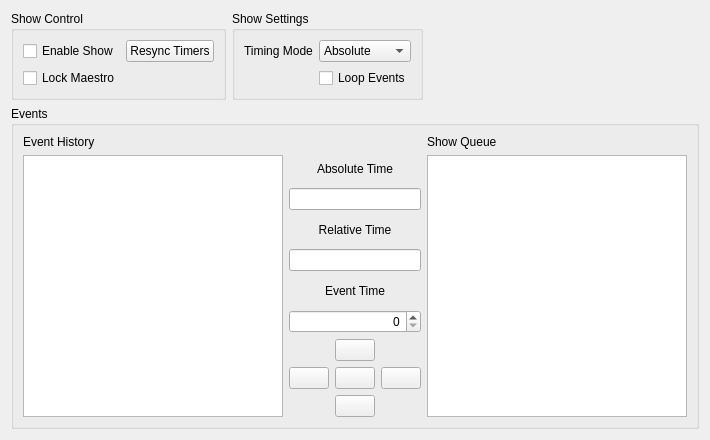
         <widget class="QWidget" name="showScrollAreaWidgetContents">
          <property name="geometry">
           <rect>
            <x>0</x>
            <y>0</y>
            <width>710</width>
            <height>440</height>
           </rect>
          </property>
          <property name="sizePolicy">
           <sizepolicy hsizetype="Minimum" vsizetype="Minimum">
            <horstretch>0</horstretch>
            <verstretch>0</verstretch>
           </sizepolicy>
          </property>
          <layout class="QGridLayout" name="gridLayout_5">
           <item row="2" column="0" colspan="5">
            <widget class="QGroupBox" name="eventGroupBox">
             <property name="title">
              <string>Events</string>
             </property>
             <layout class="QGridLayout" name="gridLayout_17">
              <item row="1" column="1">
               <layout class="QVBoxLayout" name="eventAddRemoveLayout">
                <property name="sizeConstraint">
                 <enum>QLayout::SetMinimumSize</enum>
                </property>
                <item>
                 <widget class="QLabel" name="currentTimeLabel">
                  <property name="sizePolicy">
                   <sizepolicy hsizetype="Minimum" vsizetype="Preferred">
                    <horstretch>0</horstretch>
                    <verstretch>0</verstretch>
                   </sizepolicy>
                  </property>
                  <property name="text">
                   <string>Absolute Time</string>
                  </property>
                  <property name="alignment">
                   <set>Qt::AlignCenter</set>
                  </property>
                 </widget>
                </item>
                <item>
                 <widget class="QLineEdit" name="currentTimeLineEdit">
                  <property name="sizePolicy">
                   <sizepolicy hsizetype="Minimum" vsizetype="Fixed">
                    <horstretch>0</horstretch>
                    <verstretch>0</verstretch>
                   </sizepolicy>
                  </property>
                  <property name="toolTip">
                   <string>The Maestro's total runtime</string>
                  </property>
                  <property name="alignment">
                   <set>Qt::AlignRight|Qt::AlignTrailing|Qt::AlignVCenter</set>
                  </property>
                  <property name="readOnly">
                   <bool>true</bool>
                  </property>
                 </widget>
                </item>
                <item>
                 <widget class="QLabel" name="relativeTimeLabel">
                  <property name="sizePolicy">
                   <sizepolicy hsizetype="Minimum" vsizetype="Preferred">
                    <horstretch>0</horstretch>
                    <verstretch>0</verstretch>
                   </sizepolicy>
                  </property>
                  <property name="toolTip">
                   <string/>
                  </property>
                  <property name="text">
                   <string>Relative Time</string>
                  </property>
                  <property name="alignment">
                   <set>Qt::AlignCenter</set>
                  </property>
                 </widget>
                </item>
                <item>
                 <widget class="QLineEdit" name="relativeTimeLineEdit">
                  <property name="sizePolicy">
                   <sizepolicy hsizetype="Minimum" vsizetype="Fixed">
                    <horstretch>0</horstretch>
                    <verstretch>0</verstretch>
                   </sizepolicy>
                  </property>
                  <property name="toolTip">
                   <string>The amount of time since the last event</string>
                  </property>
                  <property name="alignment">
                   <set>Qt::AlignRight|Qt::AlignTrailing|Qt::AlignVCenter</set>
                  </property>
                  <property name="readOnly">
                   <bool>true</bool>
                  </property>
                 </widget>
                </item>
                <item>
                 <widget class="QLabel" name="eventTimeLabel">
                  <property name="sizePolicy">
                   <sizepolicy hsizetype="Minimum" vsizetype="Preferred">
                    <horstretch>0</horstretch>
                    <verstretch>0</verstretch>
                   </sizepolicy>
                  </property>
                  <property name="text">
                   <string>Event Time</string>
                  </property>
                  <property name="alignment">
                   <set>Qt::AlignCenter</set>
                  </property>
                 </widget>
                </item>
                <item>
                 <widget class="QSpinBox" name="eventTimeSpinBox">
                  <property name="sizePolicy">
                   <sizepolicy hsizetype="Minimum" vsizetype="Fixed">
                    <horstretch>0</horstretch>
                    <verstretch>0</verstretch>
                   </sizepolicy>
                  </property>
                  <property name="toolTip">
                   <string>The time that the Event will run</string>
                  </property>
                  <property name="alignment">
                   <set>Qt::AlignRight|Qt::AlignTrailing|Qt::AlignVCenter</set>
                  </property>
                  <property name="maximum">
                   <number>100000000</number>
                  </property>
                  <property name="singleStep">
                   <number>10</number>
                  </property>
                 </widget>
                </item>
                <item>
                 <layout class="QGridLayout" name="eventEditGridLayout">
                  <item row="1" column="2">
                   <widget class="QPushButton" name="addEventButton">
                    <property name="sizePolicy">
                     <sizepolicy hsizetype="Minimum" vsizetype="Fixed">
                      <horstretch>0</horstretch>
                      <verstretch>0</verstretch>
                     </sizepolicy>
                    </property>
                    <property name="toolTip">
                     <string>Adds the selected Event(s) to the Event List</string>
                    </property>
                    <property name="text">
                     <string/>
                    </property>
                    <property name="icon">
                     <iconset resource="../resources/images/images.qrc">
                      <normaloff>:/icon_next.png</normaloff>:/icon_next.png</iconset>
                    </property>
                   </widget>
                  </item>
                  <item row="1" column="0">
                   <widget class="QPushButton" name="removeEventButton">
                    <property name="sizePolicy">
                     <sizepolicy hsizetype="Minimum" vsizetype="Fixed">
                      <horstretch>0</horstretch>
                      <verstretch>0</verstretch>
                     </sizepolicy>
                    </property>
                    <property name="toolTip">
                     <string>Removes the selected Event(s) from the Event List</string>
                    </property>
                    <property name="text">
                     <string/>
                    </property>
                    <property name="icon">
                     <iconset resource="../resources/images/images.qrc">
                      <normaloff>:/icon_back.png</normaloff>:/icon_back.png</iconset>
                    </property>
                   </widget>
                  </item>
                  <item row="0" column="1">
                   <widget class="QPushButton" name="moveEventUpButton">
                    <property name="text">
                     <string/>
                    </property>
                    <property name="icon">
                     <iconset resource="../resources/images/images.qrc">
                      <normaloff>:/icon_up.png</normaloff>:/icon_up.png</iconset>
                    </property>
                   </widget>
                  </item>
                  <item row="2" column="1">
                   <widget class="QPushButton" name="moveEventDownButton">
                    <property name="text">
                     <string/>
                    </property>
                    <property name="icon">
                     <iconset resource="../resources/images/images.qrc">
                      <normaloff>:/icon_down.png</normaloff>:/icon_down.png</iconset>
                    </property>
                   </widget>
                  </item>
                  <item row="1" column="1">
                   <widget class="QPushButton" name="showPauseButton">
                    <property name="text">
                     <string/>
                    </property>
                    <property name="icon">
                     <iconset resource="../resources/images/images.qrc">
                      <normaloff>:/icon_pause.png</normaloff>
                      <normalon>:/icon_play.png</normalon>:/icon_pause.png</iconset>
                    </property>
                    <property name="checkable">
                     <bool>true</bool>
                    </property>
                   </widget>
                  </item>
                 </layout>
                </item>
               </layout>
              </item>
              <item row="0" column="0">
               <widget class="QLabel" name="eventHistoryLabel">
                <property name="sizePolicy">
                 <sizepolicy hsizetype="MinimumExpanding" vsizetype="Fixed">
                  <horstretch>0</horstretch>
                  <verstretch>0</verstretch>
                 </sizepolicy>
                </property>
                <property name="text">
                 <string>Event History</string>
                </property>
               </widget>
              </item>
              <item row="1" column="0">
               <widget class="QListWidget" name="eventHistoryWidget">
                <property name="sizePolicy">
                 <sizepolicy hsizetype="Expanding" vsizetype="MinimumExpanding">
                  <horstretch>0</horstretch>
                  <verstretch>0</verstretch>
                 </sizepolicy>
                </property>
                <property name="toolTip">
                 <string>The most recent actions performed in the Animation Editor</string>
                </property>
                <property name="selectionMode">
                 <enum>QAbstractItemView::ExtendedSelection</enum>
                </property>
                <property name="selectionRectVisible">
                 <bool>false</bool>
                </property>
               </widget>
              </item>
              <item row="1" column="2">
               <widget class="QListWidget" name="eventListWidget">
                <property name="sizePolicy">
                 <sizepolicy hsizetype="Expanding" vsizetype="MinimumExpanding">
                  <horstretch>0</horstretch>
                  <verstretch>0</verstretch>
                 </sizepolicy>
                </property>
                <property name="toolTip">
                 <string>Lists all of the Show's events</string>
                </property>
                <property name="sizeAdjustPolicy">
                 <enum>QAbstractScrollArea::AdjustIgnored</enum>
                </property>
                <property name="selectionMode">
                 <enum>QAbstractItemView::ExtendedSelection</enum>
                </property>
               </widget>
              </item>
              <item row="0" column="2">
               <widget class="QLabel" name="eventListLabel">
                <property name="sizePolicy">
                 <sizepolicy hsizetype="MinimumExpanding" vsizetype="Fixed">
                  <horstretch>0</horstretch>
                  <verstretch>0</verstretch>
                 </sizepolicy>
                </property>
                <property name="text">
                 <string>Show Queue</string>
                </property>
               </widget>
              </item>
             </layout>
            </widget>
           </item>
           <item row="1" column="0" alignment="Qt::AlignTop">
            <widget class="QGroupBox" name="groupBox">
             <property name="title">
              <string>Show Control</string>
             </property>
             <layout class="QGridLayout" name="gridLayout_18">
              <item row="1" column="0">
               <widget class="QCheckBox" name="toggleShowModeCheckBox">
                <property name="toolTip">
                 <string>If enabled, actions will no longer update the Maestro but will still be listed in the Event History</string>
                </property>
                <property name="text">
                 <string>Lock Maestro</string>
                </property>
               </widget>
              </item>
              <item row="0" column="0">
               <widget class="QCheckBox" name="enableShowCheckBox">
                <property name="toolTip">
                 <string>Enables support for queuing actions</string>
                </property>
                <property name="text">
                 <string>Enable Show</string>
                </property>
               </widget>
              </item>
              <item row="0" column="1">
               <widget class="QPushButton" name="resyncMaestroButton">
                <property name="toolTip">
                 <string>Reinitializes the last run time of all timers</string>
                </property>
                <property name="text">
                 <string>Resync Timers</string>
                </property>
               </widget>
              </item>
             </layout>
            </widget>
           </item>
           <item row="1" column="1">
            <widget class="QGroupBox" name="showSettingsGroupBox">
             <property name="title">
              <string>Show Settings</string>
             </property>
             <layout class="QGridLayout" name="gridLayout_16">
              <item row="1" column="1">
               <widget class="QCheckBox" name="loopCheckBox">
                <property name="toolTip">
                 <string>Repeats the Show after the last Event (Relative timing only)</string>
                </property>
                <property name="text">
                 <string>Loop Events</string>
                </property>
               </widget>
              </item>
              <item row="0" column="0">
               <widget class="QLabel" name="showTimingMethodLabel">
                <property name="sizePolicy">
                 <sizepolicy hsizetype="Minimum" vsizetype="Preferred">
                  <horstretch>0</horstretch>
                  <verstretch>0</verstretch>
                 </sizepolicy>
                </property>
                <property name="text">
                 <string>Timing Mode</string>
                </property>
                <property name="alignment">
                 <set>Qt::AlignLeading|Qt::AlignLeft|Qt::AlignVCenter</set>
                </property>
               </widget>
              </item>
              <item row="0" column="1">
               <widget class="QComboBox" name="showTimingMethodComboBox">
                <property name="sizePolicy">
                 <sizepolicy hsizetype="Minimum" vsizetype="Fixed">
                  <horstretch>0</horstretch>
                  <verstretch>0</verstretch>
                 </sizepolicy>
                </property>
                <property name="toolTip">
                 <string>Sets the timing method. Absolute tracks from the current time, while Relative tracks from the last Event time</string>
                </property>
                <item>
                 <property name="text">
                  <string>Absolute</string>
                 </property>
                </item>
                <item>
                 <property name="text">
                  <string>Relative</string>
                 </property>
                </item>
               </widget>
              </item>
             </layout>
            </widget>
           </item>
          </layout>
         </widget>
